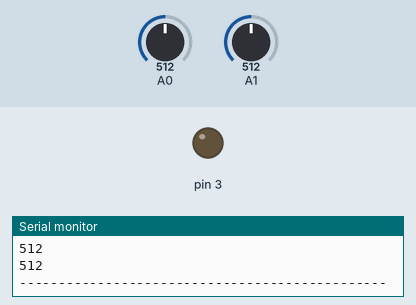
Simulated run of this sketch. Board: Arduino Uno, built with avr-gcc and run on an emulated ATmega328P. Shown: output pins drawn as LEDs (lit = HIGH), the last lines printed to the serial monitor. The test bench sets the inputs (shaded band); at power-on: A0 = 512, A1 = 512.

Above: at 0.1 s.
At 19.97 s:
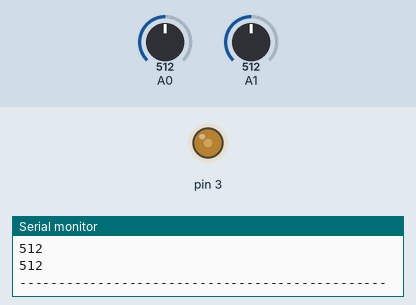
At 39.73 s:
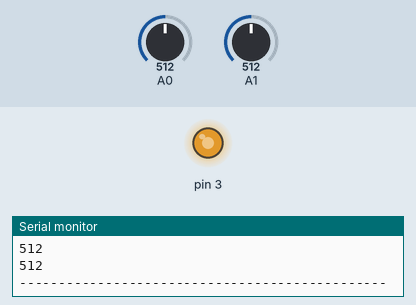
Timing chart, 0 to 40.0 s (numbered marks = the images above):
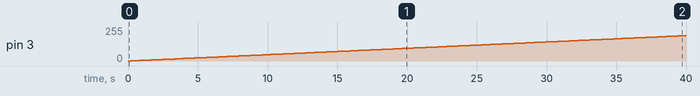

Measured:
- by itself, pin 3: moves from 0/255 to 190/255 over 39.6 s

The sketch:

_433_wireless_module.ino
```cpp
void setup() {
  // put your setup code here, to run once:
  pinMode(A0,INPUT);
  pinMode(A1,INPUT);
  pinMode(3,OUTPUT);
  Serial.begin(9600);
}

void loop() {
  // put your main code here, to run repeatedly:
  for (int i = 0;i<1024;i++){
    analogWrite(3,i);
    delay(5);
    Serial.print("write:");
    Serial.println(i);
    Serial.println(analogRead(A0));
    Serial.println(analogRead(A1));
    Serial.println("-----------------------------------------------");
    delay(200);
  }
}
```
